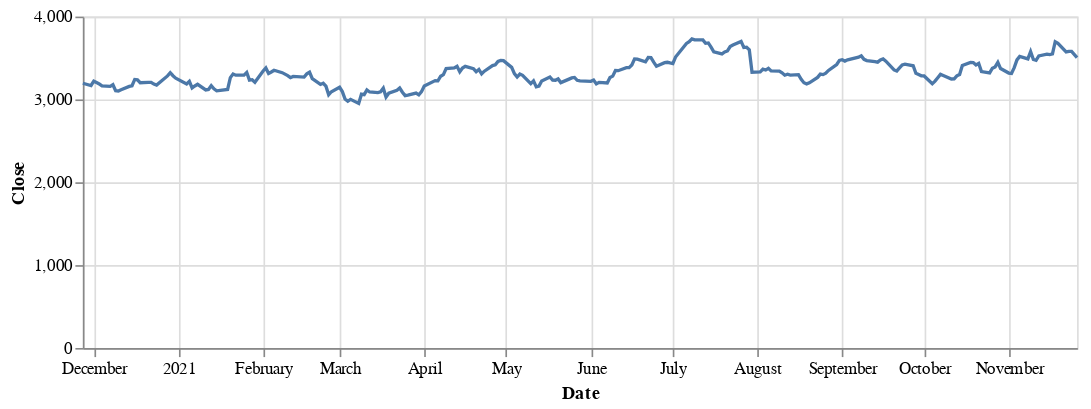

Here is the notebook cell this chart was saved with:
### Code cell
amznPrice

### Figure 1 — Vega-Lite specification as saved in the notebook (floating-point values rounded to 4 significant figures; data arrays with more than 128 entries replaced by an {"elided": "..."} marker saying what was removed)
{"config": {"view": {"continuousWidth": 400, "continuousHeight": 300}}, "data": {"name": "data-40ef1b869f1a3db8271e4c6e41107413"}, "mark": "line", "encoding": {"tooltip": [{"type": "temporal", "field": "Date"}, {"type": "quantitative", "field": "Open"}, {"type": "quantitative", "field": "Close"}, {"type": "quantitative", "field": "High"}, {"type": "quantitative", "field": "Low"}, {"type": "quantitative", "field": "Volume"}], "x": {"type": "temporal", "field": "Date"}, "y": {"type": "quantitative", "field": "Close"}}, "height": 200, "width": 600, "$schema": "https://vega.github.io/schema/vega-lite/v4.8.1.json", "datasets": {"data-40ef1b869f1a3db8271e4c6e41107413": {"elided": "252 records"}}}
